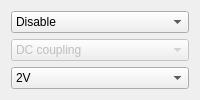
                <widget class="QWidget" name="B_2">
                 <attribute name="title">
                  <string>Ch B</string>
                 </attribute>
                 <layout class="QVBoxLayout" name="verticalLayout_16">
                  <item>
                   <widget class="QComboBox" name="Benable_2">
                    <item>
                     <property name="text">
                      <string>Disable</string>
                     </property>
                    </item>
                    <item>
                     <property name="text">
                      <string>Enable</string>
                     </property>
                    </item>
                   </widget>
                  </item>
                  <item>
                   <widget class="QComboBox" name="BCoupling_2">
                    <property name="enabled">
                     <bool>false</bool>
                    </property>
                    <item>
                     <property name="text">
                      <string>DC coupling</string>
                     </property>
                    </item>
                    <item>
                     <property name="text">
                      <string>AC coupling</string>
                     </property>
                    </item>
                   </widget>
                  </item>
                  <item>
                   <widget class="QComboBox" name="BInputRange_2">
                    <item>
                     <property name="text">
                      <string>2V</string>
                     </property>
                    </item>
                    <item>
                     <property name="text">
                      <string>10V</string>
                     </property>
                    </item>
                   </widget>
                  </item>
                 </layout>
                </widget>
